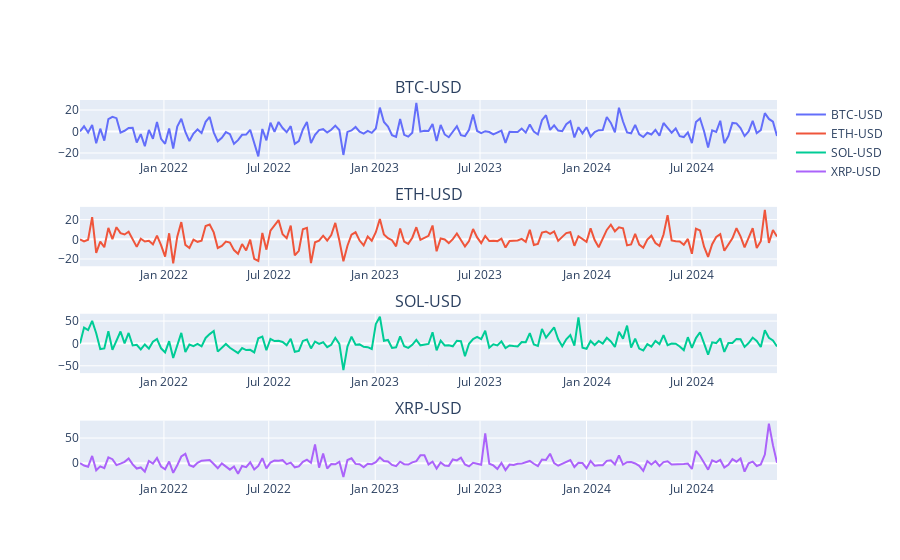

Notebook code for this chart:
### Markdown cell above
## Выводы
1. Какой-то волновой эффект от битка, все возбудились с небольшой задержкой, виден подъем
2. Влияние биткоина очевидна, паровоз в мире цифровых валют
3. Июль 2022 был благоприятным временем для вложения, вот только смущает 6 месячный боковик, как бы не поддаться сетименту и не продать раньше времени
4. Необходимы дополнительные показатели для построении стратегии на краткосрок

### Code cell
# plotly
fig = make_subplots(rows=len(crypto_tickers), cols=1, subplot_titles=crypto_tickers)

ind = 0
for i in range(1,len(crypto_tickers) + 1):
    column = crypto_tickers[ind]
    color = colors[ind]
    fig.add_trace(go.Scatter(x=crypto_df.index, y=crypto_df[column + '_chg'], name=column), row=i, col=1)
    ind += 1

fig.show()

### Figure 1 — Plotly figure (JSON) as saved in the notebook; plotly's stock layout.template omitted (floating-point values rounded to 4 significant figures; data arrays with more than 128 entries replaced by an {"elided": "..."} marker saying what was removed)
{"data": [{"name": "BTC-USD", "type": "scatter", "x": {"elided": "173 str values"}, "xaxis": "x", "y": {"elided": "173 float values"}, "yaxis": "y"}, {"name": "ETH-USD", "type": "scatter", "x": {"elided": "173 str values"}, "xaxis": "x2", "y": {"elided": "173 float values"}, "yaxis": "y2"}, {"name": "SOL-USD", "type": "scatter", "x": {"elided": "173 str values"}, "xaxis": "x3", "y": {"elided": "173 float values"}, "yaxis": "y3"}, {"name": "XRP-USD", "type": "scatter", "x": {"elided": "173 str values"}, "xaxis": "x4", "y": {"elided": "173 float values"}, "yaxis": "y4"}], "layout": {"annotations": [{"font": {"size": 16}, "showarrow": false, "text": "BTC-USD", "x": 0.5, "xanchor": "center", "xref": "paper", "y": 1, "yanchor": "bottom", "yref": "paper"}, {"font": {"size": 16}, "showarrow": false, "text": "ETH-USD", "x": 0.5, "xanchor": "center", "xref": "paper", "y": 0.7188, "yanchor": "bottom", "yref": "paper"}, {"font": {"size": 16}, "showarrow": false, "text": "SOL-USD", "x": 0.5, "xanchor": "center", "xref": "paper", "y": 0.4375, "yanchor": "bottom", "yref": "paper"}, {"font": {"size": 16}, "showarrow": false, "text": "XRP-USD", "x": 0.5, "xanchor": "center", "xref": "paper", "y": 0.1562, "yanchor": "bottom", "yref": "paper"}], "xaxis": {"anchor": "y", "domain": [0, 1]}, "xaxis2": {"anchor": "y2", "domain": [0, 1]}, "xaxis3": {"anchor": "y3", "domain": [0, 1]}, "xaxis4": {"anchor": "y4", "domain": [0, 1]}, "yaxis": {"anchor": "x", "domain": [0.8438, 1]}, "yaxis2": {"anchor": "x2", "domain": [0.5625, 0.7188]}, "yaxis3": {"anchor": "x3", "domain": [0.2812, 0.4375]}, "yaxis4": {"anchor": "x4", "domain": [0, 0.1562]}}}
